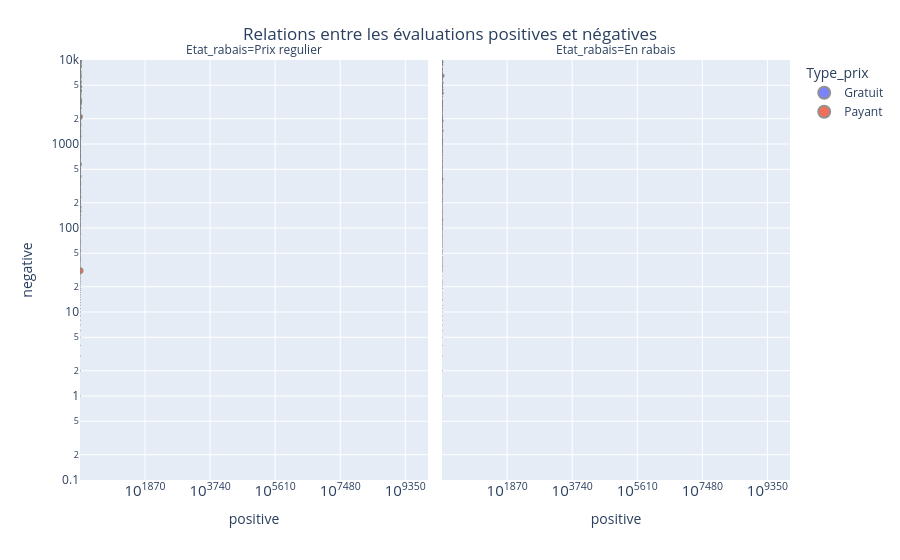

Here is the notebook cell this chart was saved with:
### Markdown cell above
<div class="alert alert-warning" style="font-size:16px;">
<b>
3.2 Visualisez la relation entre les évaluations positives et négatives.
<br><br>
Utilisez Plotly Express pour créer un nuage de points (scatter plot) interactif.
<br><br>
- Sur l'axe X : positive
<br>
- Sur l'axe Y : negative
<br>
- Différenciez les points selon le type de prix (color='Type_prix')
<br>
- Faites varier la taille des points selon le nombre de joueurs simultanés (size='ccu')
<br>
- Creez des sous-graphiques (subplots) pour chaque état du rabais afin de comparer facilement les distributions
<br>
- Utilisez des axes logarithmiques pour mieux visualiser les jeux très populaires et les jeux plus modestes
<br>
- Pour mieux visualiser les petits points, ajoutez un contour gris à tous les points avec : 
fig.update_traces(marker=dict(line=dict(width=1, color='gray'), opacity=0.85))
<br><br>
Ajoutez un titre clair à la figure, centrez-le et affichez-la avec fig.show().
<br><br>
Indice : il est préferable de filtrer les jeux pour lesquels le nombre d'évaluations positives et negatives est strictement superieur à 0 avant de tracer le graphique.
</b>
</div>

### Code cell
# TODO Tracer le nuage de points interactif avec Plotly Express

df = df_steam_clean[(df_steam_clean["positive"] > 0) & (df_steam_clean["negative"] > 0)]
fig = px.scatter(df, x= "positive", y= "negative", color="Type_prix", size="ccu", facet_col="Etat_rabais", log_x=True, log_y=True)
fig.update_traces(marker=dict(line=dict(width=1, color='gray'), opacity=0.85))
fig.update_layout(
    title={
        'text': "Relations entre les évaluations positives et négatives",
        'y':0.95,
        'x':0.5,
        'xanchor': 'center',
        'yanchor': 'top'})
fig.show()

### Figure 1 — Plotly figure (JSON) as saved in the notebook; plotly's stock layout.template omitted (floating-point values rounded to 4 significant figures; data arrays with more than 128 entries replaced by an {"elided": "..."} marker saying what was removed)
{"data": [{"hovertemplate": "Type_prix=Gratuit<br>Etat_rabais=Prix regulier<br>positive=%{x}<br>negative=%{y}<br>ccu=%{marker.size}<extra></extra>", "legendgroup": "Gratuit", "marker": {"color": "#636efa", "line": {"color": "gray", "width": 1}, "opacity": 0.85, "size": {"elided": "2053 int values"}, "sizemode": "area", "sizeref": 2535.0, "symbol": "circle"}, "mode": "markers", "name": "Gratuit", "showlegend": true, "type": "scattergl", "x": {"elided": "2053 int values"}, "xaxis": "x", "y": {"elided": "2053 int values"}, "yaxis": "y"}, {"hovertemplate": "Type_prix=Payant<br>Etat_rabais=Prix regulier<br>positive=%{x}<br>negative=%{y}<br>ccu=%{marker.size}<extra></extra>", "legendgroup": "Payant", "marker": {"color": "#EF553B", "line": {"color": "gray", "width": 1}, "opacity": 0.85, "size": {"elided": "6448 int values"}, "sizemode": "area", "sizeref": 2535.0, "symbol": "circle"}, "mode": "markers", "name": "Payant", "showlegend": true, "type": "scattergl", "x": {"elided": "6448 int values"}, "xaxis": "x", "y": {"elided": "6448 int values"}, "yaxis": "y"}, {"hovertemplate": "Type_prix=Payant<br>Etat_rabais=En rabais<br>positive=%{x}<br>negative=%{y}<br>ccu=%{marker.size}<extra></extra>", "legendgroup": "Payant", "marker": {"color": "#EF553B", "line": {"color": "gray", "width": 1}, "opacity": 0.85, "size": {"elided": "1299 int values"}, "sizemode": "area", "sizeref": 2535.0, "symbol": "circle"}, "mode": "markers", "name": "Payant", "showlegend": false, "type": "scattergl", "x": {"elided": "1299 int values"}, "xaxis": "x2", "y": {"elided": "1299 int values"}, "yaxis": "y2"}], "layout": {"annotations": [{"font": {}, "showarrow": false, "text": "Etat_rabais=Prix regulier", "x": 0.245, "xanchor": "center", "xref": "paper", "y": 1, "yanchor": "bottom", "yref": "paper"}, {"font": {}, "showarrow": false, "text": "Etat_rabais=En rabais", "x": 0.755, "xanchor": "center", "xref": "paper", "y": 1, "yanchor": "bottom", "yref": "paper"}], "legend": {"itemsizing": "constant", "title": {"text": "Type_prix"}, "tracegroupgap": 0}, "margin": {"t": 60}, "title": {"text": "Relations entre les évaluations positives et négatives", "x": 0.5, "xanchor": "center", "y": 0.95, "yanchor": "top"}, "xaxis": {"anchor": "y", "domain": [0, 0.49], "range": [1, 10000], "title": {"text": "positive"}, "type": "log"}, "xaxis2": {"anchor": "y2", "domain": [0.51, 1], "matches": "x", "range": [1, 10000], "title": {"text": "positive"}, "type": "log"}, "yaxis": {"anchor": "x", "domain": [0, 1], "title": {"text": "negative"}, "type": "log"}, "yaxis2": {"anchor": "x2", "domain": [0, 1], "matches": "y", "showticklabels": false, "type": "log"}}}
